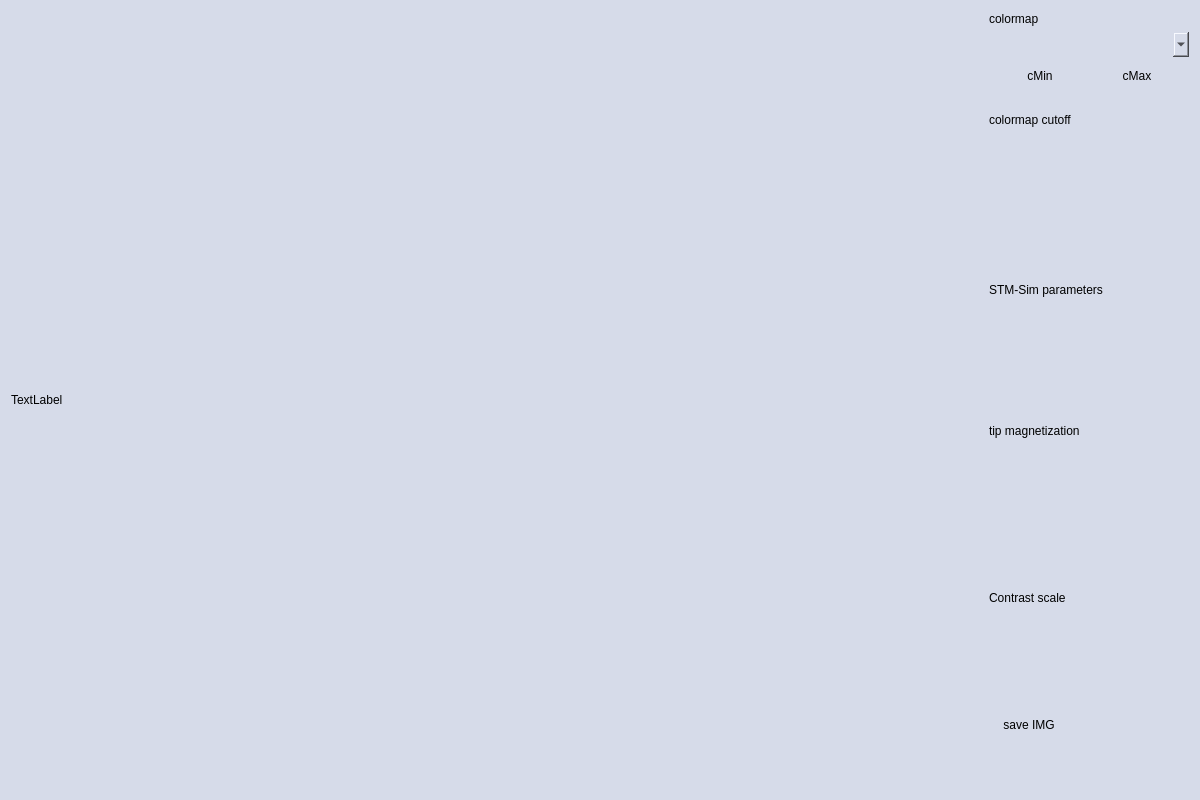
<?xml version="1.0" encoding="UTF-8"?>
<ui version="4.0">
 <class>StmWindow</class>
 <widget class="QDialog" name="StmWindow">
  <property name="geometry">
   <rect>
    <x>0</x>
    <y>0</y>
    <width>1200</width>
    <height>800</height>
   </rect>
  </property>
  <property name="windowTitle">
   <string>STM</string>
  </property>
  <property name="styleSheet">
   <string notr="true">QWidget{
background: rgba(214, 219, 233,255);
}

QComboBox{
background: rgba(214, 219, 233,255);
border: none;
}

QComboBox:hover{
background: rgba(255, 255, 191,255);
border:  2px solid rgba(255, 170, 0,255);
}

QPushButton:hover{
background: rgba(255, 255, 191,255);
border:  2px solid rgba(255, 170, 0,255);
}

QPushButton{
border: none;
background: rgba(214, 219, 233,255);
}

QTableWidget {
    background: rgba(214, 219, 233,255);
border: none;
}

QHeaderView::section{
background-color: rgba(235, 241, 255, 255);
}
</string>
  </property>
  <layout class="QHBoxLayout" name="horizontalLayout" stretch="10,3">
   <item>
    <widget class="QLabel" name="stmOutput">
     <property name="enabled">
      <bool>true</bool>
     </property>
     <property name="sizePolicy">
      <sizepolicy hsizetype="Expanding" vsizetype="Expanding">
       <horstretch>15</horstretch>
       <verstretch>15</verstretch>
      </sizepolicy>
     </property>
     <property name="minimumSize">
      <size>
       <width>400</width>
       <height>400</height>
      </size>
     </property>
     <property name="baseSize">
      <size>
       <width>400</width>
       <height>400</height>
      </size>
     </property>
     <property name="text">
      <string>TextLabel</string>
     </property>
    </widget>
   </item>

   <item>
    <layout class="QVBoxLayout" name="verticalLayout" stretch="1,2,1,1,2,1,2,2,2,2,1,1,1">

    <item>
      <widget class="QLabel" name="ColorMap">
       <property name="sizePolicy">
        <sizepolicy hsizetype="Ignored" vsizetype="Minimum">
         <horstretch>0</horstretch>
         <verstretch>1</verstretch>
        </sizepolicy>
       </property>
       <property name="text">
        <string>colormap</string>
       </property>
       <property name="maximumSize">
        <size>
         <width>200</width>
         <height>15</height>
        </size>
       </property>
      </widget>
     </item>
     <item>
      <widget class="QComboBox" name="comboBoxCMaps">
       <property name="sizePolicy">
        <sizepolicy hsizetype="Minimum" vsizetype="Minimum">
         <horstretch>1</horstretch>
         <verstretch>1</verstretch>
        </sizepolicy>
       </property>
       <property name="maximumSize">
        <size>
         <width>200</width>
         <height>25</height>
        </size>
       </property>
      </widget>
     </item>

    <item>
    <layout class="QHBoxLayout" name="horizontalLayout1" stretch="2,2">
     <item>
      <widget class="QPushButton" name="pushButtonCMin">
       <property name="sizePolicy">
        <sizepolicy hsizetype="Ignored" vsizetype="Ignored">
         <horstretch>0</horstretch>
         <verstretch>0</verstretch>
        </sizepolicy>
       </property>
       <property name="maximumSize">
        <size>
         <width>80</width>
         <height>25</height>
        </size>
       </property>
       <property name="text">
        <string>cMin</string>
       </property>
      </widget>
     </item>
     <item>
      <widget class="QPushButton" name="pushButtonCMax">
       <property name="sizePolicy">
        <sizepolicy hsizetype="Ignored" vsizetype="Ignored">
         <horstretch>0</horstretch>
         <verstretch>0</verstretch>
        </sizepolicy>
       </property>
       <property name="maximumSize">
        <size>
         <width>80</width>
         <height>25</height>
        </size>
       </property>
       <property name="text">
        <string>cMax</string>
       </property>
      </widget>
     </item>
    </layout>
    </item>


   <item>
    <widget class="QLabel" name="labelCutoffs">
     <property name="sizePolicy">
      <sizepolicy hsizetype="Ignored" vsizetype="Ignored">
       <horstretch>0</horstretch>
       <verstretch>0</verstretch>
      </sizepolicy>
     </property>
     <property name="text">
      <string>colormap cutoff</string>
     </property>
    </widget>
   </item>
   <item>
    <widget class="CustomTableWidget" name="tableWidgetCutoff">
     <property name="sizePolicy">
      <sizepolicy hsizetype="Ignored" vsizetype="Ignored">
       <horstretch>0</horstretch>
       <verstretch>0</verstretch>
      </sizepolicy>
     </property>
    </widget>
   </item>

     <item>
      <widget class="QLabel" name="STMParams">
       <property name="sizePolicy">
        <sizepolicy hsizetype="Ignored" vsizetype="Minimum">
         <horstretch>0</horstretch>
         <verstretch>0</verstretch>
        </sizepolicy>
       </property>
       <property name="text">
        <string>STM-Sim parameters</string>
       </property>
      </widget>
     </item>
     <item>
      <widget class="CustomTableWidget" name="tableWidgetstmParams">
       <property name="sizePolicy">
        <sizepolicy hsizetype="Minimum" vsizetype="Minimum">
         <horstretch>0</horstretch>
         <verstretch>1</verstretch>
        </sizepolicy>
       </property>
       <property name="maximumSize">
        <size>
         <width>200</width>
         <height>50</height>
        </size>
       </property>
      </widget>
     </item>

     <item>
      <widget class="QLabel" name="MTip">
       <property name="sizePolicy">
        <sizepolicy hsizetype="Ignored" vsizetype="Minimum">
         <horstretch>0</horstretch>
         <verstretch>0</verstretch>
        </sizepolicy>
       </property>
       <property name="text">
        <string>tip magnetization</string>
       </property>
      </widget>
     </item>
     <item>
      <widget class="CustomTableWidget" name="tableWidgetMTip">
       <property name="sizePolicy">
        <sizepolicy hsizetype="Minimum" vsizetype="Minimum">
         <horstretch>1</horstretch>
         <verstretch>1</verstretch>
        </sizepolicy>
       </property>
       <property name="maximumSize">
        <size>
         <width>200</width>
         <height>50</height>
        </size>
       </property>
      </widget>
     </item>

     <item>
      <widget class="QLabel" name="Contrast">
       <property name="sizePolicy">
        <sizepolicy hsizetype="Ignored" vsizetype="Ignored">
         <horstretch>0</horstretch>
         <verstretch>0</verstretch>
        </sizepolicy>
       </property>
       <property name="text">
        <string>Contrast scale</string>
       </property>
      </widget>
     </item>
     <item>
      <widget class="CustomTableWidget" name="tableWidgetContrast">
       <property name="sizePolicy">
        <sizepolicy hsizetype="Minimum" vsizetype="Minimum">
         <horstretch>1</horstretch>
         <verstretch>1</verstretch>
        </sizepolicy>
       </property>
       <property name="maximumSize">
        <size>
         <width>200</width>
         <height>50</height>
        </size>
       </property>
      </widget>
     </item>

        <item>
         <widget class="QPushButton" name="pushButtonSaveIMG">
          <property name="sizePolicy">
           <sizepolicy hsizetype="Ignored" vsizetype="Ignored">
            <horstretch>0</horstretch>
            <verstretch>0</verstretch>
           </sizepolicy>
          </property>
          <property name="maximumSize">
           <size>
            <width>80</width>
            <height>25</height>
           </size>
          </property>
          <property name="text">
           <string>save IMG</string>
          </property>
         </widget>
        </item>

     <item>
      <spacer name="verticalSpacer">
       <property name="orientation">
        <enum>Qt::Vertical</enum>
       </property>
       <property name="sizeHint" stdset="0">
        <size>
         <width>20</width>
         <height>80</height>
        </size>
       </property>
      </spacer>
     </item>
    </layout>
   </item>
  </layout>
 </widget>
 <layoutdefault spacing="6" margin="11"/>
 <customwidgets>
  <customwidget>
   <class>CustomTableWidget</class>
   <extends>QTableWidget</extends>
   <header>CustomTableWidget.h</header>
  </customwidget>
 </customwidgets>
 <resources/>
 <connections/>
 <slots>
  <slot>readparams()</slot>
 </slots>
</ui>
